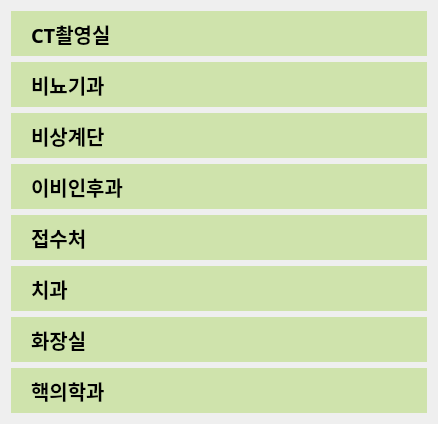
              <widget class="QWidget" name="scrollAreaWidgetContents_5">
               <property name="geometry">
                <rect>
                 <x>0</x>
                 <y>0</y>
                 <width>438</width>
                 <height>420</height>
                </rect>
               </property>
               <layout class="QVBoxLayout" name="verticalLayout_6">
                <item>
                 <widget class="QPushButton" name="btn1_4f">
                  <property name="minimumSize">
                   <size>
                    <width>0</width>
                    <height>45</height>
                   </size>
                  </property>
                  <property name="font">
                   <font>
                    <family>Malgun Gothic</family>
                    <pointsize>15</pointsize>
                    <weight>75</weight>
                    <bold>true</bold>
                   </font>
                  </property>
                  <property name="styleSheet">
                   <string notr="true">padding: 5px;
padding-left: 20px;
background-color: #cfe3ac;
text-align: left;
border: none;</string>
                  </property>
                  <property name="text">
                   <string>CT촬영실</string>
                  </property>
                  <property name="autoDefault">
                   <bool>false</bool>
                  </property>
                  <property name="default">
                   <bool>false</bool>
                  </property>
                  <property name="flat">
                   <bool>false</bool>
                  </property>
                 </widget>
                </item>
                <item>
                 <widget class="QPushButton" name="btn2_4f">
                  <property name="minimumSize">
                   <size>
                    <width>0</width>
                    <height>45</height>
                   </size>
                  </property>
                  <property name="font">
                   <font>
                    <family>Malgun Gothic</family>
                    <pointsize>15</pointsize>
                    <weight>75</weight>
                    <bold>true</bold>
                   </font>
                  </property>
                  <property name="styleSheet">
                   <string notr="true">padding: 5px;
padding-left: 20px;
background-color: #cfe3ac;
text-align: left;
border: none;</string>
                  </property>
                  <property name="text">
                   <string>비뇨기과</string>
                  </property>
                 </widget>
                </item>
                <item>
                 <widget class="QPushButton" name="btn3_4f">
                  <property name="minimumSize">
                   <size>
                    <width>0</width>
                    <height>45</height>
                   </size>
                  </property>
                  <property name="font">
                   <font>
                    <family>Malgun Gothic</family>
                    <pointsize>15</pointsize>
                    <weight>75</weight>
                    <bold>true</bold>
                   </font>
                  </property>
                  <property name="styleSheet">
                   <string notr="true">padding: 5px;
padding-left: 20px;
background-color: #cfe3ac;
text-align: left;
border: none;</string>
                  </property>
                  <property name="text">
                   <string>비상계단</string>
                  </property>
                 </widget>
                </item>
                <item>
                 <widget class="QPushButton" name="btn4_4f">
                  <property name="minimumSize">
                   <size>
                    <width>0</width>
                    <height>45</height>
                   </size>
                  </property>
                  <property name="font">
                   <font>
                    <family>Malgun Gothic</family>
                    <pointsize>15</pointsize>
                    <weight>75</weight>
                    <bold>true</bold>
                   </font>
                  </property>
                  <property name="styleSheet">
                   <string notr="true">padding: 5px;
padding-left: 20px;
background-color: #cfe3ac;
text-align: left;
border: none;</string>
                  </property>
                  <property name="text">
                   <string>이비인후과</string>
                  </property>
                 </widget>
                </item>
                <item>
                 <widget class="QPushButton" name="btn5_4f">
                  <property name="minimumSize">
                   <size>
                    <width>0</width>
                    <height>45</height>
                   </size>
                  </property>
                  <property name="font">
                   <font>
                    <family>Malgun Gothic</family>
                    <pointsize>15</pointsize>
                    <weight>75</weight>
                    <bold>true</bold>
                   </font>
                  </property>
                  <property name="styleSheet">
                   <string notr="true">padding: 5px;
padding-left: 20px;
background-color: #cfe3ac;
text-align: left;
border: none;</string>
                  </property>
                  <property name="text">
                   <string>접수처</string>
                  </property>
                 </widget>
                </item>
                <item>
                 <widget class="QPushButton" name="btn6_4f">
                  <property name="minimumSize">
                   <size>
                    <width>0</width>
                    <height>45</height>
                   </size>
                  </property>
                  <property name="font">
                   <font>
                    <family>Malgun Gothic</family>
                    <pointsize>15</pointsize>
                    <weight>75</weight>
                    <bold>true</bold>
                   </font>
                  </property>
                  <property name="styleSheet">
                   <string notr="true">padding: 5px;
padding-left: 20px;
background-color: #cfe3ac;
text-align: left;
border: none;</string>
                  </property>
                  <property name="text">
                   <string>치과</string>
                  </property>
                 </widget>
                </item>
                <item>
                 <widget class="QPushButton" name="btn7_4f">
                  <property name="minimumSize">
                   <size>
                    <width>0</width>
                    <height>45</height>
                   </size>
                  </property>
                  <property name="font">
                   <font>
                    <family>Malgun Gothic</family>
                    <pointsize>15</pointsize>
                    <weight>75</weight>
                    <bold>true</bold>
                   </font>
                  </property>
                  <property name="styleSheet">
                   <string notr="true">padding: 5px;
padding-left: 20px;
background-color: #cfe3ac;
text-align: left;
border: none;</string>
                  </property>
                  <property name="text">
                   <string>화장실</string>
                  </property>
                 </widget>
                </item>
                <item>
                 <widget class="QPushButton" name="btn8_4f">
                  <property name="sizePolicy">
                   <sizepolicy hsizetype="Minimum" vsizetype="Fixed">
                    <horstretch>0</horstretch>
                    <verstretch>0</verstretch>
                   </sizepolicy>
                  </property>
                  <property name="minimumSize">
                   <size>
                    <width>0</width>
                    <height>45</height>
                   </size>
                  </property>
                  <property name="font">
                   <font>
                    <family>Malgun Gothic</family>
                    <pointsize>15</pointsize>
                    <weight>75</weight>
                    <bold>true</bold>
                   </font>
                  </property>
                  <property name="styleSheet">
                   <string notr="true">padding: 5px;
padding-left: 20px;
background-color: #cfe3ac;
text-align: left;
border: none;</string>
                  </property>
                  <property name="text">
                   <string>핵의학과</string>
                  </property>
                 </widget>
                </item>
               </layout>
              </widget>
